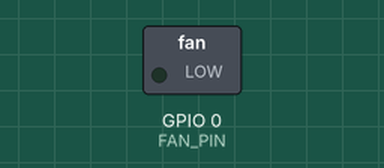
The program below on a simulated Raspberry Pi (BCM pin numbers). Parts: switched loads named in the program (green lamp = pin HIGH). The clock reads 2024-03-15 10:24:30 at power-on unless the program sets it; what the program prints to the terminal is not drawn. At 5.0 s the program stops and its outputs stay as they are.

Above: at 0.1 s.
At 5.1 s:
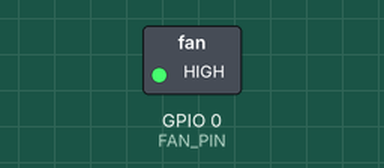
Timing chart, 0 to 6.5 s (numbered marks = the images above):
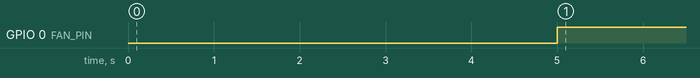

The program:

fan.py
```python
#coding: utf-8

# loggerの設定
import logging
logger = logging.getLogger("メインログ")

import RPi.GPIO as GPIO
from time import sleep

class Fan:
    def __init__(self):
        self.FAN_PIN = 0 # ファンのGPIO
        self.isForce = False
        GPIO.setmode(GPIO.BCM)
        GPIO.setup(self.FAN_PIN, GPIO.OUT)

    # ファンをONにする関数
    def on(self):
        try:
            GPIO.output(self.FAN_PIN, GPIO.HIGH)
        except Exception as e:
            logger.error("TCE: Fan Error ->" + str(e))

    # ファンをOFFにする関数
    def off(self):
        try:
            GPIO.output(self.FAN_PIN, GPIO.LOW)
        except Exception as e:
            logger.error("TCE: Fan Error ->" + str(e))

    # ファンのAUTOモードをONにする関数
    def on_auto(self):
        if self.isForce == False:
            self.on()

    # ファンのAUTOモードをOFFにする関数
    def off_auto(self):
        if self.isForce == False:
            self.off()


# このファイルが実行されたときの処理
if __name__ == "__main__":
    print("START")
    fan = Fan()
    fan.off()
    sleep(5.0)
    fan.on()
```

Measured:
- by itself, GPIO 0 (FAN_PIN): LOW → HIGH at 5.0 s
